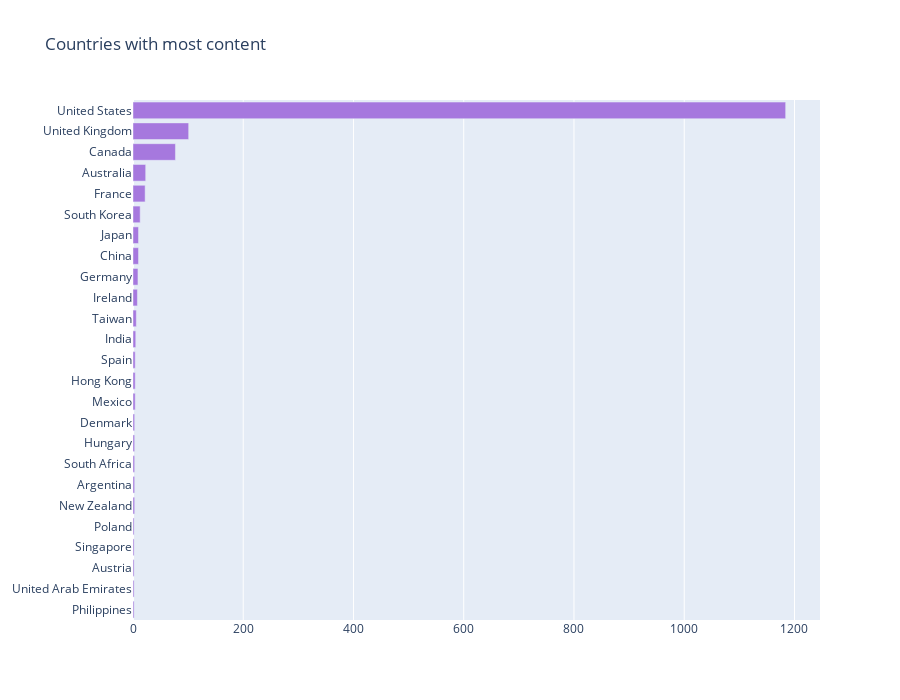

Notebook cell for this chart:
### Markdown cell above
There are movies / shows on the platform which were released way back in 1930s and 40s. 

## 4. Content from different Countries

### Code cell
country_codes = {'afghanistan': 'AFG',
 'albania': 'ALB',
 'algeria': 'DZA',
 'american samoa': 'ASM',
 'andorra': 'AND',
 'angola': 'AGO',
 'anguilla': 'AIA',
 'antigua and barbuda': 'ATG',
 'argentina': 'ARG',
 'armenia': 'ARM',
 'aruba': 'ABW',
 'australia': 'AUS',
 'austria': 'AUT',
 'azerbaijan': 'AZE',
 'bahamas': 'BHM',
 'bahrain': 'BHR',
 'bangladesh': 'BGD',
 'barbados': 'BRB',
 'belarus': 'BLR',
 'belgium': 'BEL',
 'belize': 'BLZ',
 'benin': 'BEN',
 'bermuda': 'BMU',
 'bhutan': 'BTN',
 'bolivia': 'BOL',
 'bosnia and herzegovina': 'BIH',
 'botswana': 'BWA',
 'brazil': 'BRA',
 'british virgin islands': 'VGB',
 'brunei': 'BRN',
 'bulgaria': 'BGR',
 'burkina faso': 'BFA',
 'burma': 'MMR',
 'burundi': 'BDI',
 'cabo verde': 'CPV',
 'cambodia': 'KHM',
 'cameroon': 'CMR',
 'canada': 'CAN',
 'cayman islands': 'CYM',
 'central african republic': 'CAF',
 'chad': 'TCD',
 'chile': 'CHL',
 'china': 'CHN',
 'colombia': 'COL',
 'comoros': 'COM',
 'congo democratic': 'COD',
 'Congo republic': 'COG',
 'cook islands': 'COK',
 'costa rica': 'CRI',
 "cote d'ivoire": 'CIV',
 'croatia': 'HRV',
 'cuba': 'CUB',
 'curacao': 'CUW',
 'cyprus': 'CYP',
 'czech republic': 'CZE',
 'denmark': 'DNK',
 'djibouti': 'DJI',
 'dominica': 'DMA',
 'dominican republic': 'DOM',
 'ecuador': 'ECU',
 'egypt': 'EGY',
 'el salvador': 'SLV',
 'equatorial guinea': 'GNQ',
 'eritrea': 'ERI',
 'estonia': 'EST',
 'ethiopia': 'ETH',
 'falkland islands': 'FLK',
 'faroe islands': 'FRO',
 'fiji': 'FJI',
 'finland': 'FIN',
 'france': 'FRA',
 'french polynesia': 'PYF',
 'gabon': 'GAB',
 'gambia, the': 'GMB',
 'georgia': 'GEO',
 'germany': 'DEU',
 'ghana': 'GHA',
 'gibraltar': 'GIB',
 'greece': 'GRC',
 'greenland': 'GRL',
 'grenada': 'GRD',
 'guam': 'GUM',
 'guatemala': 'GTM',
 'guernsey': 'GGY',
 'guinea-bissau': 'GNB',
 'guinea': 'GIN',
 'guyana': 'GUY',
 'haiti': 'HTI',
 'honduras': 'HND',
 'hong kong': 'HKG',
 'hungary': 'HUN',
 'iceland': 'ISL',
 'india': 'IND',
 'indonesia': 'IDN',
 'iran': 'IRN',
 'iraq': 'IRQ',
 'ireland': 'IRL',
 'isle of man': 'IMN',
 'israel': 'ISR',
 'italy': 'ITA',
 'jamaica': 'JAM',
 'japan': 'JPN',
 'jersey': 'JEY',
 'jordan': 'JOR',
 'kazakhstan': 'KAZ',
 'kenya': 'KEN',
 'kiribati': 'KIR',
 'north korea': 'PRK',
 'south korea': 'KOR',
 'kosovo': 'KSV',
 'kuwait': 'KWT',
 'kyrgyzstan': 'KGZ',
 'laos': 'LAO',
 'latvia': 'LVA',
 'lebanon': 'LBN',
 'lesotho': 'LSO',
 'liberia': 'LBR',
 'libya': 'LBY',
 'liechtenstein': 'LIE',
 'lithuania': 'LTU',
 'luxembourg': 'LUX',
 'macau': 'MAC',
 'macedonia': 'MKD',
 'madagascar': 'MDG',
 'malawi': 'MWI',
 'malaysia': 'MYS',
 'maldives': 'MDV',
 'mali': 'MLI',
 'malta': 'MLT',
 'marshall islands': 'MHL',
 'mauritania': 'MRT',
 'mauritius': 'MUS',
 'mexico': 'MEX',
 'micronesia': 'FSM',
 'moldova': 'MDA',
 'monaco': 'MCO',
 'mongolia': 'MNG',
 'montenegro': 'MNE',
 'morocco': 'MAR',
 'mozambique': 'MOZ',
 'namibia': 'NAM',
 'nepal': 'NPL',
 'netherlands': 'NLD',
 'new caledonia': 'NCL',
 'new zealand': 'NZL',
 'nicaragua': 'NIC',
 'nigeria': 'NGA',
 'niger': 'NER',
 'niue': 'NIU',
 'northern mariana islands': 'MNP',
 'norway': 'NOR',
 'oman': 'OMN',
 'pakistan': 'PAK',
 'palau': 'PLW',
 'panama': 'PAN',
 'papua new guinea': 'PNG',
 'paraguay': 'PRY',
 'peru': 'PER',
 'philippines': 'PHL',
 'poland': 'POL',
 'portugal': 'PRT',
 'puerto rico': 'PRI',
 'qatar': 'QAT',
 'romania': 'ROU',
 'russia': 'RUS',
 'rwanda': 'RWA',
 'saint kitts and nevis': 'KNA',
 'saint lucia': 'LCA',
 'saint martin': 'MAF',
 'saint pierre and miquelon': 'SPM',
 'saint vincent and the grenadines': 'VCT',
 'samoa': 'WSM',
 'san marino': 'SMR',
 'sao tome and principe': 'STP',
 'saudi arabia': 'SAU',
 'senegal': 'SEN',
 'serbia': 'SRB',
 'seychelles': 'SYC',
 'sierra leone': 'SLE',
 'singapore': 'SGP',
 'sint maarten': 'SXM',
 'slovakia': 'SVK',
 'slovenia': 'SVN',
 'solomon islands': 'SLB',
 'somalia': 'SOM',
 'south africa': 'ZAF',
 'south sudan': 'SSD',
 'spain': 'ESP',
 'sri lanka': 'LKA',
 'sudan': 'SDN',
 'suriname': 'SUR',
 'swaziland': 'SWZ',
 'sweden': 'SWE',
 'switzerland': 'CHE',
 'syria': 'SYR',
 'taiwan': 'TWN',
 'tajikistan': 'TJK',
 'tanzania': 'TZA',
 'thailand': 'THA',
 'timor-leste': 'TLS',
 'togo': 'TGO',
 'tonga': 'TON',
 'trinidad and tobago': 'TTO',
 'tunisia': 'TUN',
 'turkey': 'TUR',
 'turkmenistan': 'TKM',
 'tuvalu': 'TUV',
 'uganda': 'UGA',
 'ukraine': 'UKR',
 'united arab emirates': 'ARE',
 'united kingdom': 'GBR',
 'united states': 'USA',
 'uruguay': 'URY',
 'uzbekistan': 'UZB',
 'vanuatu': 'VUT',
 'venezuela': 'VEN',
 'vietnam': 'VNM',
 'virgin islands': 'VGB',
 'west bank': 'WBG',
 'yemen': 'YEM',
 'zambia': 'ZMB',
 'zimbabwe': 'ZWE'}

## countries 
from collections import Counter
colorscale = ["#f7fbff", "#ebf3fb", "#deebf7", "#d2e3f3", "#c6dbef", "#b3d2e9", "#9ecae1",
    "#85bcdb", "#6baed6", "#57a0ce", "#4292c6", "#3082be", "#2171b5", "#1361a9",
    "#08519c", "#0b4083", "#08306b"
]
    
def geoplot(ddf):
    country_with_code, country = {}, {}
    shows_countries = ", ".join(ddf['country'].dropna()).split(", ")
    for c,v in dict(Counter(shows_countries)).items():
        code = ""
        if c.lower() in country_codes:
            code = country_codes[c.lower()]
        country_with_code[code] = v
        country[c] = v

    data = [dict(
            type = 'choropleth',
            locations = list(country_with_code.keys()),
            z = list(country_with_code.values()),
            colorscale = [[0,"rgb(5, 10, 172)"],[0.65,"rgb(40, 60, 190)"],[0.75,"rgb(70, 100, 245)"],\
                        [0.80,"rgb(90, 120, 245)"],[0.9,"rgb(106, 137, 247)"],[1,"rgb(220, 220, 220)"]],
            autocolorscale = False,
            reversescale = True,
            marker = dict(
                line = dict (
                    color = 'gray',
                    width = 0.5
                ) ),
            colorbar = dict(
                autotick = False,
                title = ''),
          ) ]

    layout = dict(
        title = '',
        geo = dict(
            showframe = False,
            showcoastlines = False,
            projection = dict(
                type = 'Mercator'
            )
        )
    )

    fig = dict( data=data, layout=layout )
    iplot( fig, validate=False, filename='d3-world-map' )
    return country

country_vals = geoplot(df)
tabs = Counter(country_vals).most_common(25)

labels = [_[0] for _ in tabs][::-1]
values = [_[1] for _ in tabs][::-1]
trace1 = go.Bar(y=labels, x=values, orientation="h", name="", marker=dict(color="#a678de"))

data = [trace1]
layout = go.Layout(title="Countries with most content", height=700, legend=dict(x=0.1, y=1.1, orientation="h"))
fig = go.Figure(data, layout=layout)
fig.show()

### Figure 1 — Plotly figure (JSON) as saved in the notebook; plotly's stock layout.template omitted (floating-point values rounded to 4 significant figures)
{"data": [{"marker": {"color": "#a678de"}, "name": "", "orientation": "h", "type": "bar", "x": [2, 2, 2, 2, 2, 3, 3, 3, 3, 3, 4, 4, 4, 5, 6, 8, 9, 10, 10, 13, 22, 23, 77, 101, 1184], "y": ["Philippines", "United Arab Emirates", "Austria", "Singapore", "Poland", "New Zealand", "Argentina", "South Africa", "Hungary", "Denmark", "Mexico", "Hong Kong", "Spain", "India", "Taiwan", "Ireland", "Germany", "China", "Japan", "South Korea", "France", "Australia", "Canada", "United Kingdom", "United States"]}], "layout": {"height": 700, "legend": {"orientation": "h", "x": 0.1, "y": 1.1}, "title": {"text": "Countries with most content"}}}
